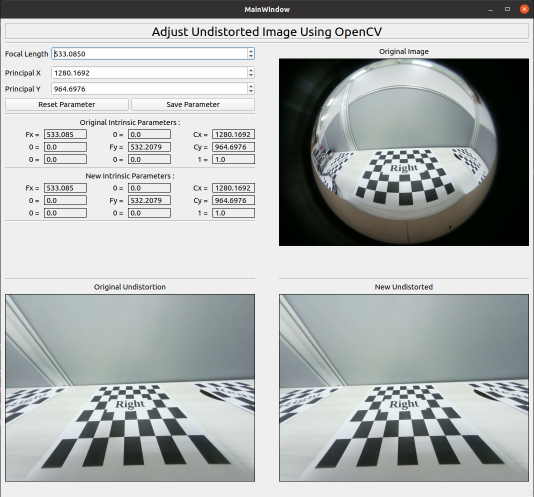
#> input picture img.png, 1068 x 993 px (shown at 1/2 size)
$ python -i utils.py   (imports and definitions only)   (older library calls are emulated)
#> lines starting #> are read from the running program, lines starting #| are printed output that depends on the picture; after the words box and inside, x2 and y2 are one past the last pixel; in counts of white or black regions, pixels touching at a corner belong together
#> further down, picture is the input picture: shape (993, 1068, 3); mean B, G, R 177.6, 178.2, 174.2
import cv2
import numpy as np


# [38 lines left out: functions gstreamer_pipeline, convert_binary_to_bool, get_mean_statistisc, not called in this run]


def mean_luminance_ratio(grayA, grayB, mask):
    return get_mean_statistisc(grayA, mask) / get_mean_statistisc(grayB, mask)


def get_mask(img):
    """
    Convert an image to a mask array.
    """
    gray = cv2.cvtColor(img, cv2.COLOR_BGR2GRAY)
    ret, mask = cv2.threshold(gray, 0, 255, cv2.THRESH_BINARY)
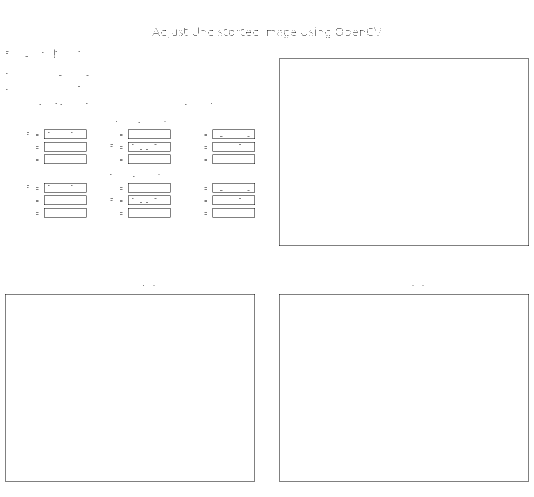
#> mask: shape (993, 1068) (shown at 1/2 size); 99.1% white; black in thin lines or dots, all inside (x1, y1, x2, y2) = (10, 55, 1058, 963)
    return mask


# [9 lines left out: function get_overlap_region_mask, not called in this run]


def get_outmost_polygon_boundary(img):
    """
    Given a mask image with the mask describes the overlapping region of
    two images, get the outmost contour of this region.
    """
    mask = get_mask(img)
    mask = cv2.dilate(mask, np.ones((2, 2), np.uint8), iterations=2)
#> mask: shape (993, 1068); every value is 255
    cnts, hierarchy = cv2.findContours(
        mask,
        cv2.RETR_EXTERNAL,
        cv2.CHAIN_APPROX_SIMPLE)[-2:]
#> cnts = [[[0, 0], [0, 992], [1067, 992], [1067, 0]]]

    # get the contour with largest aera
    C = sorted(cnts, key=lambda x: cv2.contourArea(x), reverse=True)[0]
#> C = [[0, 0], [0, 992], [1067, 992], [1067, 0]]

    # polygon approximation
    polygon = cv2.approxPolyDP(C, 0.009 * cv2.arcLength(C, True), True)
#> polygon = [[0, 0], [0, 992], [1067, 992], [1067, 0]]

    return polygon


# [54 lines left out: functions get_weight_mask_matrix, make_white_balance, adjust_luminance, not called in this run]

>>> import cv2
>>> picture = cv2.imread('../img.png')
>>> result = get_outmost_polygon_boundary(picture)
#> result = [[0, 0], [0, 992], [1067, 992], [1067, 0]]

$ run again, on weights.png
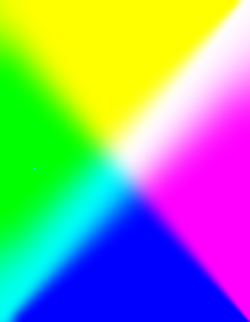
#> input picture weights.png, 250 x 322 px
#> picture is the input picture: shape (322, 250, 3); mean B, G, R 152.3, 158.6, 139.3
#> in get_mask, `gray = cv2.cvtColor(img, cv2.COLOR_BGR2GRAY)`:
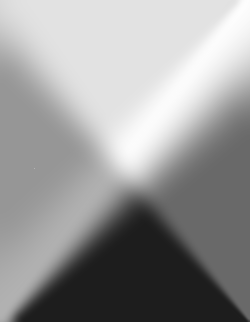
#> gray: shape (322, 250); min 29, max 253, mean 152.1
#> mask: shape (322, 250); every value is 255
#> cnts = [[[0, 0], [0, 321], [249, 321], [249, 0]]]
#> C = [[0, 0], [0, 321], [249, 321], [249, 0]]
